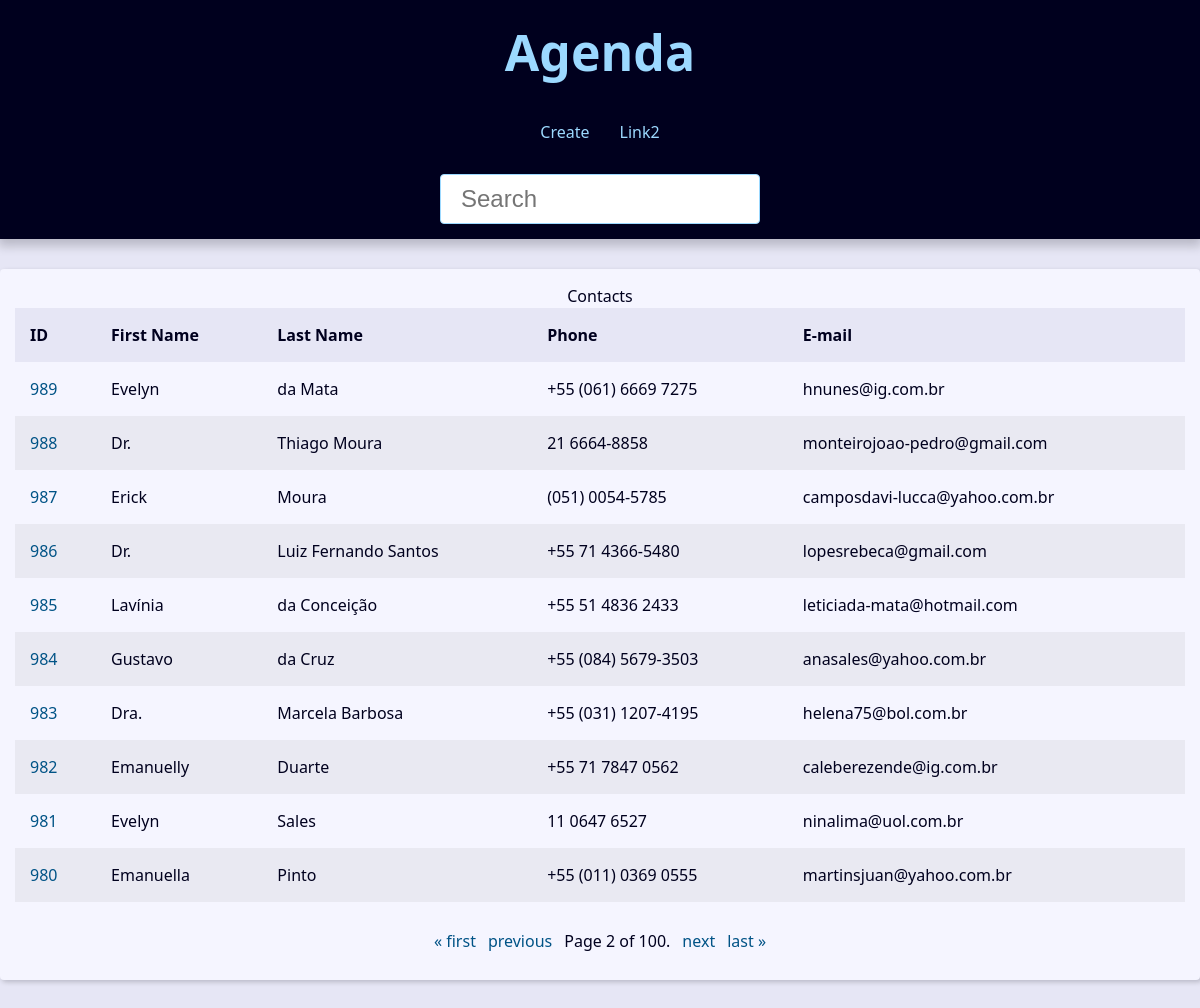
The page /?page=2&q= on the database its author committed.
### contact/models.py (models this page shows, shortened)
class Contact(models.Model):
    first_name = models.CharField(max_length=50)
    last_name = models.CharField(max_length=50)
    phone = models.CharField(max_length=50)
    email = models.EmailField(max_length=254, blank=True)
    created_date = models.DateTimeField(default=timezone.now)
    description = models.TextField(blank=True)
    show = models.BooleanField(default=True)
    picture = models.ImageField(blank=True, upload_to='pictures/%Y/%m')
    category = models.ForeignKey(Category, on_delete=models.SET_NULL, blank=True, null=True)
    owner = models.ForeignKey(User, on_delete=models.SET_NULL, blank=True, null=True)

### contact/views/contact_views.py (the view)
# urls.py: path('', views.index, name='index'),  # type: ignore
def index(request):
    contacts = Contact.objects \
        .filter(show=True)\
        .order_by('-id')
    paginator = Paginator(contacts, 10)
    page_number = request.GET.get("page")
    page_obj = paginator.get_page(page_number)
    context = {
        'page_obj': page_obj,
        'site_title': 'Contatos - '
    }
    return render(
        request,
        'contact/index.html',
        context
    )

### contact/templates/contact/index.html
{% extends 'global/base.html' %}
{% block content %}
  {% if page_obj %}
    <div class="responsive-table">
      <table class="contacts-table">
        <caption class="table-cation">Contacts</caption>
        <thead>
          <tr class="table-row table-row-header">
            <th class="table-header">ID</th>
            <th class="table-header">First Name</th>
            <th class="table-header">Last Name</th>
            <th class="table-header">Phone</th>
            <th class="table-header">E-mail</th>
          </tr>
        </thead>
        <tbody>
          {% for contact in page_obj %}
            <tr class="table-row">
              <td class="table-cel">
                <a href="{% url 'contact:contact' contact.id %}" class="table-link">{{ contact.id }}</a>
              </td>
              <td class="table-cel">{{ contact.first_name }}</td>
              <td class="table-cel">{{ contact.last_name }}</td>
              <td class="table-cel">{{ contact.phone }}</td>
              <td class="table-cel">{{ contact.email }}</td>
            </tr>
          {% endfor %}
        </tbody>
      </table>
    </div>
  {% else %}
    <div class="single-contact">
      <h1 class="single-contact-name">Nenhum contato encontrado.</h1>
    </div>
  {% endif %}
{% endblock %}

### base_static/global/css/style.css (style rules this page uses)
:root { --spacing: 1.5rem; --link-dark-color: rgb(0, 83, 134); --link-light-color: rgb(156, 217, 255); --clr-white: rgb(245, 245, 255); --clr-black: rgb(0, 0, 30); --clr-light-gray: rgb(230, 230, 245); --clr-dark-shadow-5: rgba(0, 0, 10, 5%); --clr-dark-shadow-10: rgba(0, 0, 10, 10%); --clr-dark-shadow-20: rgba(0, 0, 10, 20%); --clr-light-shadow-5: rgba(200, 200, 255, 5%); --clr-light-shadow-10: rgba(200, 200, 255, 10%); --clr-light-shadow-20: rgba(200, 200, 255, 20%); --main-page-width: 120rem; --table-min-width: 60rem; --biggest-font-size: 5rem; --bigger-font-size: 4rem; --big-font-size: 3.2rem; --medium-font-size: 2.4rem; --small-font-size: 1.6rem; --smaller-font-size: 1.4rem; --smallest-font-size: 1.2rem; --transition-fast: 300ms; --transition-medium: 600ms; --transition-slow: 1s; --default-border-radius: 4px; }
*, *::before, *::after { margin: 0; padding: 0; box-sizing: border-box; }
html { font-size: 62.5%; }
body { font-family: system-ui, -apple-system, BlinkMacSystemFont, 'Segoe UI', Roboto, Oxygen, Ubuntu, Cantarell, 'Open Sans', 'Helvetica Neue', sans-serif; line-height: 1.5; font-size: var(--small-font-size); color: var(--clr-black); -webkit-font-smoothing: antialiased; background: var(--clr-light-gray); }
.responsive-table { width: 100%; overflow-x: auto; }
.contacts-table { width: 100%; min-width: var(--table-min-width); border-collapse: collapse; }
.table-row { text-align: left; text-overflow: ellipsis; transition: background-color var(--transition-fast) ease-in-out; }
.table-row:nth-of-type(2n) { background: var(--clr-dark-shadow-5); }
.table-row-header { background: var(--clr-light-gray); color: var(--clr-black); }
.table-cel, .table-header { padding: var(--spacing); }
.table-link { color: var(--link-dark-color); transition: color var(--transition-fast) ease-in-out; text-decoration: none; }

### rows shown on the page
Contact: id "989", first_name "Evelyn", last_name "da Mata", phone "+55 (061) 6669 7275", email "hnunes@ig.com.br"
Contact: id "988", first_name "Dr.", last_name "Thiago Moura", phone "21 6664-8858", email "monteirojoao-pedro@gmail.com"
Contact: id "987", first_name "Erick", last_name "Moura", phone "(051) 0054-5785", email "camposdavi-lucca@yahoo.com.br"
Contact: id "986", first_name "Dr.", last_name "Luiz Fernando Santos", phone "+55 71 4366-5480", email "lopesrebeca@gmail.com"
Contact: id "985", first_name "Lavínia", last_name "da Conceição", phone "+55 51 4836 2433", email "leticiada-mata@hotmail.com"
Contact: id "984", first_name "Gustavo", last_name "da Cruz", phone "+55 (084) 5679-3503", email "anasales@yahoo.com.br"
Contact: id "983", first_name "Dra.", last_name "Marcela Barbosa", phone "+55 (031) 1207-4195", email "helena75@bol.com.br"
Contact: id "982", first_name "Emanuelly", last_name "Duarte", phone "+55 71 7847 0562", email "caleberezende@ig.com.br"
Contact: id "981", first_name "Evelyn", last_name "Sales", phone "11 0647 6527", email "ninalima@uol.com.br"
Contact: id "980", first_name "Emanuella", last_name "Pinto", phone "+55 (011) 0369 0555", email "martinsjuan@yahoo.com.br"

### other values the page prints
{{ page_obj.number }} "2"
{{ page_obj.paginator.num_pages }} "100"
